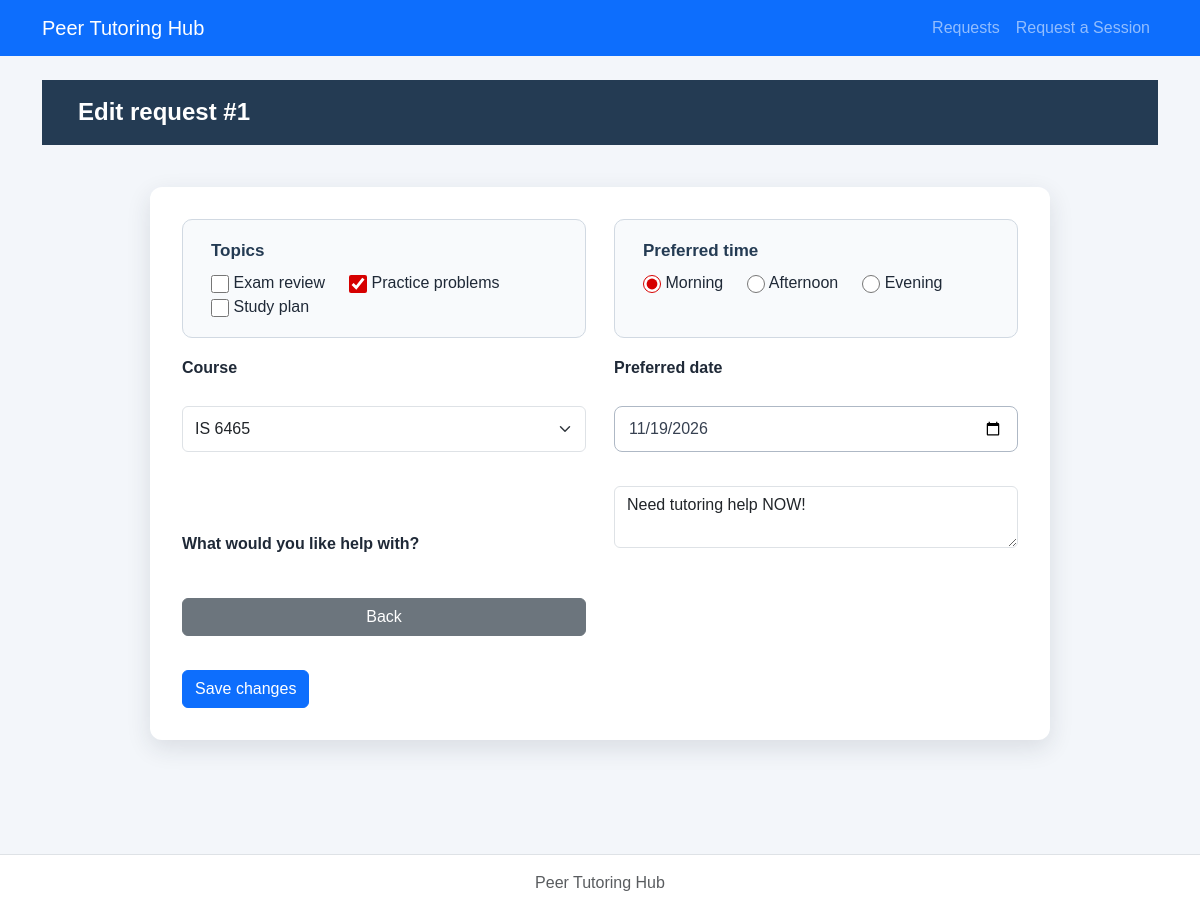
Page /lab6/php/edit-request.php?request_id=1 on the committed database.
### tables this page shows
CREATE TABLE tutoring_requests (
    request_id INTEGER PRIMARY KEY,
    student_id INTEGER NOT NULL,
    course TEXT NOT NULL,
    topic TEXT NOT NULL,
    preferred_date TEXT NOT NULL,
    preferred_time TEXT NOT NULL,
    status TEXT NOT NULL DEFAULT 'Open' CHECK(status IN ('Open','Cancelled','Assigned','Completed')),
    created_at TEXT NOT NULL DEFAULT CURRENT_TIMESTAMP,
    FOREIGN KEY(student_id) REFERENCES students(student_id)
);

### lab6/config/db.php (called while the page is built)
<?php
function openDatabase($path = null) {
    if ($path === null) {
        $path = dirname(__DIR__) . '/database/tutoring.db';
    }
    $pdo = new PDO('sqlite:' . $path);
    $pdo->setAttribute(PDO::ATTR_ERRMODE, PDO::ERRMODE_EXCEPTION);
    $pdo->setAttribute(PDO::ATTR_DEFAULT_FETCH_MODE, PDO::FETCH_ASSOC);
    $pdo->exec('PRAGMA foreign_keys = ON');
    return $pdo;
}

### lab6/repositories/requestPDO.php (called while the page is built, shortened)
<?php
function findRequest($pdo, $id) {
    $stmt=$pdo->prepare('SELECT r.*,s.student_name,s.student_email FROM tutoring_requests r JOIN students s ON r.student_id=s.student_id WHERE r.request_id=?');
    $stmt->execute([$id]);return $stmt->fetch();
}

### lab6/services/requestService.php (called while the page is built, shortened)
<?php
require_once dirname(__DIR__).'/repositories/requestPDO.php';
function escapeHtml($v) {return htmlspecialchars((string)$v,ENT_QUOTES,'UTF-8');}
function decodeTopic($topic) {
    $v=json_decode($topic,true);
    return is_array($v)&&isset($v['reason'])&&is_array($v['topics']??null) ? $v : ['reason'=>$topic,'topics'=>[]];
}

### lab6/php/edit-request.php (the view)
<?php
require_once __DIR__.'/../config/db.php';require_once __DIR__.'/../services/requestService.php';
$id=filter_input(INPUT_GET,'request_id',FILTER_VALIDATE_INT);if(!$id||$id<1){http_response_code(400);exit('Invalid ID');}
$r=findRequest(openDatabase(),$id);if(!$r){http_response_code(404);exit('Not found');}
$topic=decodeTopic($r['topic']);require __DIR__.'/../includes/header.php';require __DIR__.'/../includes/nav.php';?>
<main class="container py-4"><h1>Edit request #<?=$id?></h1>
<?php if($r['status']!=='Open'):?><p>Only Open requests may be edited.</p><?php else:?>
<form method="post" action="update-request.php"><input type="hidden" name="request_id" value="<?=$id?>">
<label class="form-label" for="course">Course</label><select class="form-select mb-3" id="course" name="course"><?php foreach(['IS 6465','IS 6495','IS 6570'] as $c):?><option value="<?=escapeHtml($c)?>" <?=$c===$r['course']?'selected':''?>><?=escapeHtml($c)?></option><?php endforeach;?></select>
<label class="form-label" for="reason">What would you like help with?</label><textarea class="form-control mb-3" id="reason" name="reason" minlength="10" maxlength="500" required><?=escapeHtml($topic['reason'])?></textarea>
<label class="form-label" for="preferreddate">Preferred date</label><input class="form-control mb-3" id="preferreddate" name="preferreddate" type="date" value="<?=escapeHtml($r['preferred_date'])?>" required>
<fieldset><legend>Topics</legend><?php foreach(['Exam review','Practice problems','Study plan'] as $t):?><label class="me-3"><input type="checkbox" name="topics[]" value="<?=escapeHtml($t)?>" <?=in_array($t,$topic['topics'],true)?'checked':''?>> <?=escapeHtml($t)?></label><?php endforeach;?></fieldset>
<fieldset><legend>Preferred time</legend><?php foreach(['Morning','Afternoon','Evening'] as $t):?><label class="me-3"><input type="radio" name="preferredtime" value="<?=$t?>" <?=$t===$r['preferred_time']?'checked':''?> required> <?=$t?></label><?php endforeach;?></fieldset>
<button class="btn btn-primary mt-3">Save changes</button> <a class="btn btn-secondary mt-3" href="request-details.php?request_id=<?=$id?>">Back</a></form><?php endif;?></main><?php require __DIR__.'/../includes/footer.php';?>

### lab6/css/styles.css (style rules this page uses)
* { box-sizing: border-box; }
body { margin: 0; min-height: 100vh; font-family: Arial, Helvetica, sans-serif; color: #1f2937; background-color: #f3f6fa; }
h1 { margin: 0; padding: 18px 36px; color: #ffffff; font-size: 24px; font-weight: 700; background-color: #243b53; }
main form { max-width: 900px; margin: 42px auto; padding: 32px; display: grid; grid-template-columns: 1fr 1fr; gap: 18px 28px; background-color: #ffffff; border-radius: 12px; box-shadow: 0 8px 24px rgba(31, 41, 55, 0.12); }
main form fieldset { min-width: 0; margin: 0; padding: 18px 20px; border: 1px solid #d1d9e2; border-radius: 10px; background-color: #f8fafc; }
main form fieldset:first-of-type { grid-column: 1; grid-row: 1; }
main form fieldset:nth-of-type(2) { grid-column: 2; grid-row: 1; }
main form legend { padding: 0 8px; color: #243b53; font-size: 17px; font-weight: 700; }
main form fieldset label { margin-left: 8px; font-size: 16px; font-weight: 400; cursor: pointer; }
main form input[type="checkbox"], main form input[type="radio"] { width: 18px; height: 18px; margin: 0; vertical-align: middle; accent-color: #d60000; cursor: pointer; }
main form label[for="course"] { grid-column: 1; grid-row: 2; }
main form #course { grid-column: 1; grid-row: 3; }
main form label[for="preferreddate"] { grid-column: 2; grid-row: 2; }
main form #preferreddate { grid-column: 2; grid-row: 3; }
main form > label { align-self: end; font-size: 16px; font-weight: 700; }
main form input:not([type="checkbox"]):not([type="radio"]), main form select, main form textarea { width: 100%; min-height: 46px; padding: 10px 14px; color: #374151; font: inherit; background-color: #ffffff; border: 1px solid #aeb8c5; border-radius: 8px; }
main form button { grid-column: 1 / -1; grid-row: 6; justify-self: start; margin-top: 8px; padding: 13px 26px; color: #ffffff; font-size: 16px; font-weight: 700; background-color: #d60000; border: 0; border-radius: 8px; cursor: pointer; }

### rows in the picture
tutoring_requests: reason "Need tutoring help NOW!", preferreddate "11/19/2026", topic "☑", preferred_time "☑ Morning", preferred_time "☐ Afternoon", preferred_time "☐ Evening"

### other values in the picture
$id "1"
escapeHtml($t) "Exam review"
escapeHtml($t) "Practice problems"
escapeHtml($t) "Study plan"
$t "Morning"
$t "Afternoon"
$t "Evening"
form field course "IS 6465"
